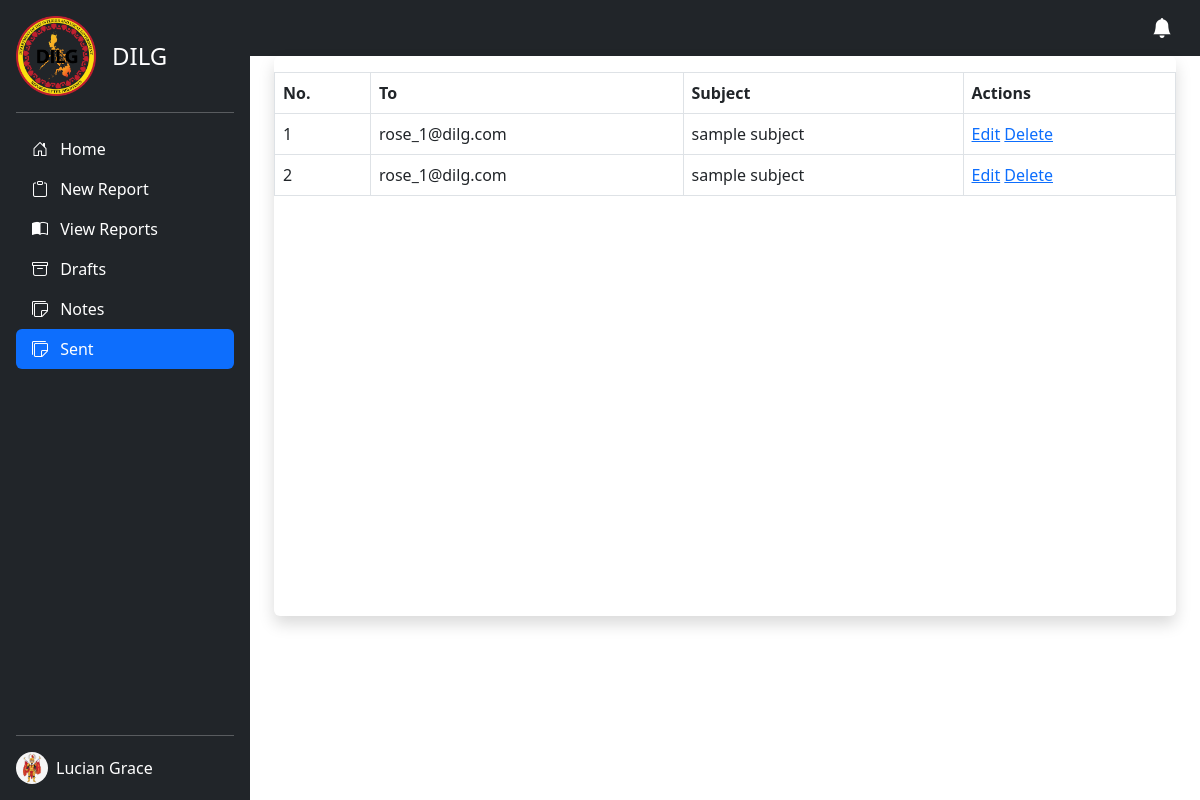
The page /admin/sent.php (signed in) on the database as committed earlier.
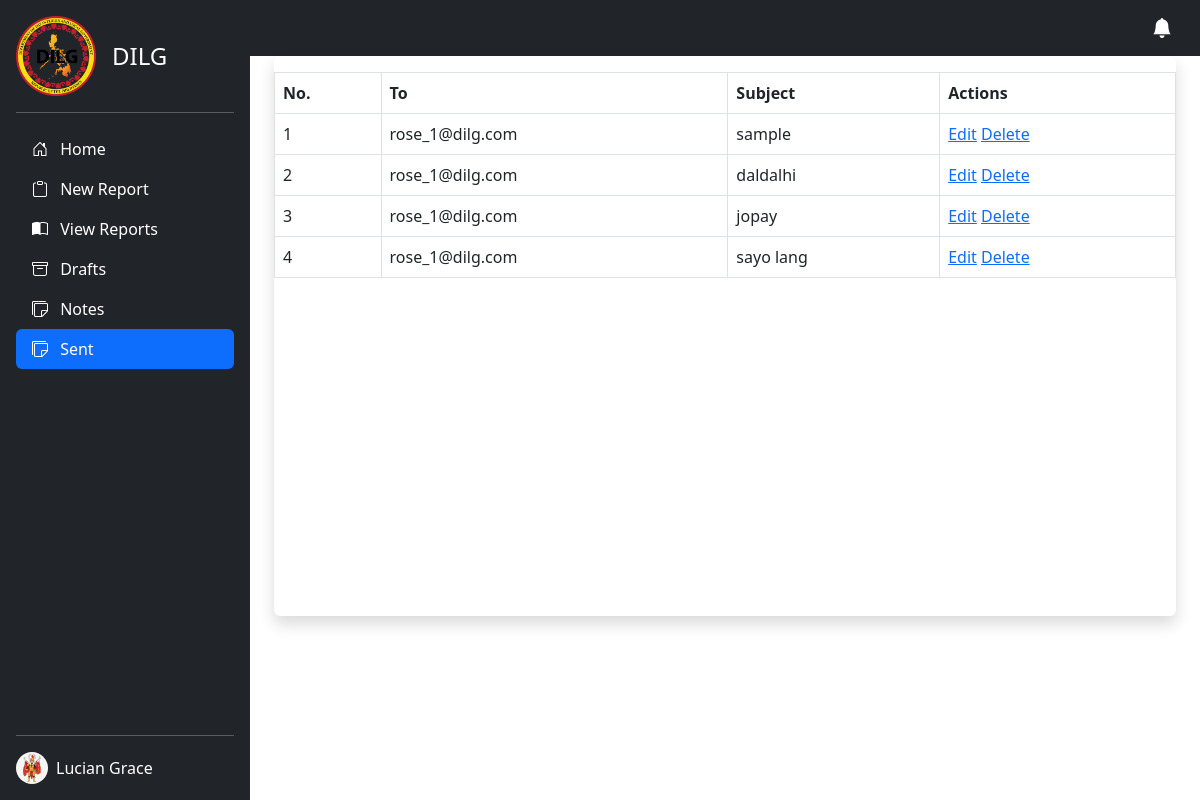
The same page on the database as committed later.
### tables this page shows
CREATE TABLE `sent` (
  `id` int(11) NOT NULL,
  `user_id` varchar(50) NOT NULL,
  `report_id` varchar(50) NOT NULL,
  `from_user` varchar(50) NOT NULL,
  `to_user` varchar(50) NOT NULL,
  `barangay` varchar(10000) NOT NULL,
  `subject` varchar(50) NOT NULL,
  `opr` varchar(100) NOT NULL,
  `message` longtext NOT NULL,
  `duration` varchar(50) NOT NULL,
  `pdf_files` blob NOT NULL,
  `status` int(225) NOT NULL,
  `notif_status` int(11) NOT NULL,
  `date_start` datetime NOT NULL,
  `date_end` datetime NOT NULL,
  `deadline` int(11) NOT NULL,
  `date_created` date NOT NULL,
  `time_created` time NOT NULL,
  `date_updated` date NOT NULL,
  `time_updated` time NOT NULL
);

### admin/sent.php (the view, shortened to what the changed rows need)
<?php
include 'images.php';
$email = $_SESSION['username'];
?>
<!DOCTYPE html>
<html lang="en">
<head>
    <link href="https://cdn.jsdelivr.net/npm/bootstrap@5.3.0-alpha1/dist/css/bootstrap.min.css" rel="stylesheet">
    <link rel="stylesheet" href="https://cdnjs.cloudflare.com/ajax/libs/bootstrap-icons/1.10.3/font/bootstrap-icons.min.css" />
</head>
<body>
    <main class="d-flex">
        <div class="container-fluid p-0">
            <div class="card shadow py-3 mx-4" style="border: none; min-height: 35rem;">
                <table class="table table-bordered" id="data">
                    <thead>
                        <tr>
                            <th>No.</th>
                            <th>To</th>
                            <th>Subject</th>
                            <th>Actions</th>
                        </tr>
                    </thead>
                    <tbody>
                        <?php
                        $sql = "SELECT * FROM sent WHERE from_user ='$email'";
                        $run = mysqli_query($conn, $sql);
                        if (mysqli_num_rows($run) > 0) {
                            $count = 0;
                            foreach ($run as $row) {
                                $report_id = $row['report_id'];
                                $ciphering = "AES-128-CTR";
                                $options = 0;
                                $encryption_iv = '1234567891011121';
                                $encryption_key = "TeamAgnat";
                                $encryption = openssl_encrypt(
                                    $report_id,
                                    $ciphering,
                                    $encryption_key,
                                    $options,
                                    $encryption_iv
                                );
                                $view_link = "view-sent.php?rid=" . $encryption;
                                $edit_link = "edit-sent.php?rid=" . $encryption;
                                $delete_link = "delete-sent.php?rid=" . $encryption;
                                $count++;
                        ?>
                                <tr class="clickable-row" data-href="<?php echo $view_link ?>" style="cursor:pointer;">
                                    <td><?php echo $count; ?></td>
                                    <td><?php echo $row['from_user'] ?></td>
                                    <td><?php echo $row['subject'] ?></td>
                                    <td>
                                        <a href="<?php echo $edit_link ?>">Edit</a>
                                        <a href="<?php echo $delete_link ?>" onClick="return confirm('Delete This report?')">Delete</a>
                                    </td>
                                </tr>
                        <?php
                            }
                        }
                        ?>
                    </tbody>
                </table>
            </div>
        </div>
    </main>
</body>
</html>

Rows that differ between the two databases and show on the page:
removed sent: from_user "rose_1@dilg.com", subject "sample subject"
removed sent: from_user "rose_1@dilg.com", subject "sample subject"
added sent: from_user "rose_1@dilg.com", subject "sample"
added sent: from_user "rose_1@dilg.com", subject "daldalhi"
added sent: from_user "rose_1@dilg.com", subject "jopay"
added sent: from_user "rose_1@dilg.com", subject "sayo lang"
